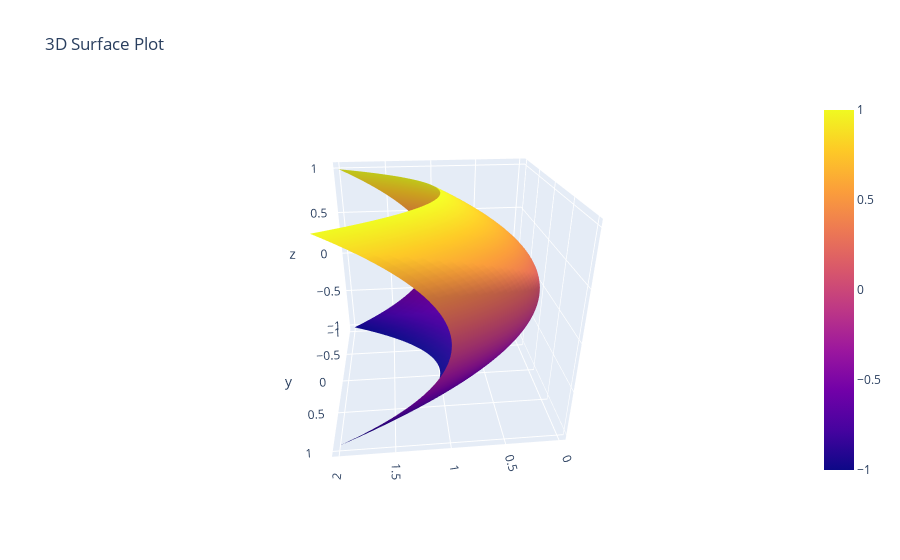

Notebook cell for this chart:
### Code cell
av.plot3d_parametric_surface(surf(y,z), (y,-1,1),(z,-1,1))

### Figure 1 — Plotly figure (JSON) as saved in the notebook; plotly's stock layout.template omitted (floating-point values rounded to 4 significant figures; data arrays with more than 128 entries replaced by an {"elided": "..."} marker saying what was removed)
{"data": [{"showlegend": false, "type": "surface", "x": {"elided": "50x50 float values"}, "y": {"elided": "50x50 float values"}, "z": {"elided": "50x50 float values"}}], "layout": {"autosize": true, "scene": {"aspectmode": "cube", "aspectratio": {"x": 1, "y": 1, "z": 1}, "camera": {"center": {"x": 0, "y": 0, "z": 0}, "eye": {"x": 0.1844, "y": 1.916, "z": 0.9918}, "projection": {"type": "perspective"}, "up": {"x": 0, "y": 0, "z": 1}}}, "title": {"text": "3D Surface Plot"}, "xaxis": {"title": {"text": "X"}}, "yaxis": {"title": {"text": "Y"}}}}
